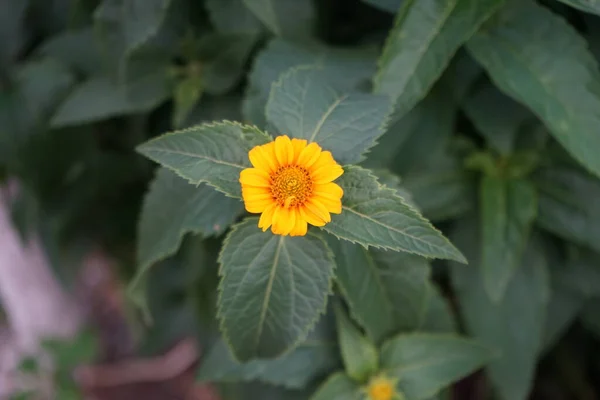
#> input picture Photos/rose.jpg, 600 x 400 px
$ python 'SegmentatıonUsıngRGB.py'
#> lines starting #> are read from the running program, lines starting #| are printed output that depends on the picture; after the words box and inside, x2 and y2 are one past the last pixel; in counts of white or black regions, pixels touching at a corner belong together
#> further down, original_image is the input picture: shape (400, 600, 3); mean B, G, R 60.1, 79.5, 69
import cv2
import numpy as np
import matplotlib.pyplot as plt

def rgb_mean_segmentation(image, threshold):
    # Calculate mean RGB values for each region
#> called with threshold = 1.1
    mean_values = np.mean(image, axis=(0, 1))
#> mean_values = [60.09, 79.5, 69]

    # Create a binary mask based on the threshold
    mask = np.all(image > mean_values * threshold, axis=-1)
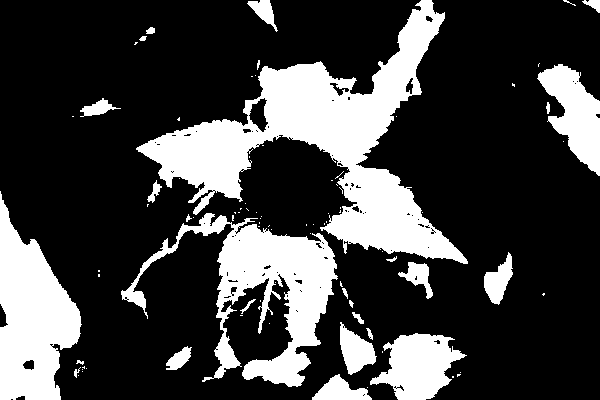
#> mask: shape (400, 600) bool; 25.4% white; 87 white regions (60 under 20 px), largest, box (x1, y1, x2, y2) and area: (136, 0, 468, 264) 25744, (121, 213, 338, 387) 12227, (0, 191, 82, 400) 10131

    # Apply the mask to the original image
    segmented_image = np.zeros_like(image)
    segmented_image[mask] = image[mask]
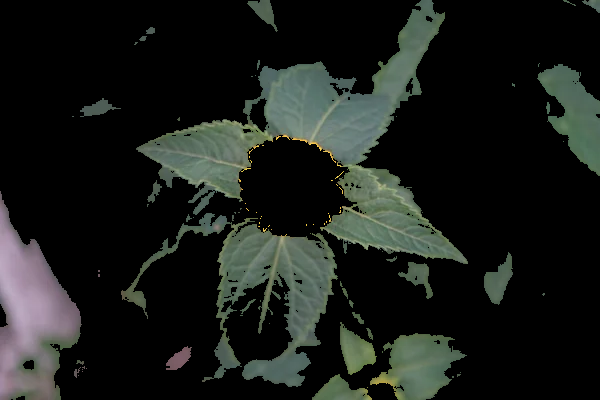
#> segmented_image: shape (400, 600, 3); mean B, G, R 25.9, 29.4, 25.9

    return segmented_image


image_path = 'Photos/rose.jpg'
original_image = cv2.imread(image_path, cv2.IMREAD_COLOR)
plt.imshow(cv2.cvtColor(original_image, cv2.COLOR_BGR2RGB))
plt.title('Original Image')
plt.show()
threshold = 1.1 # You can adjust this value to control the segmentation
segmented_image = rgb_mean_segmentation(original_image, threshold)

# Display the segmented image
plt.imshow(cv2.cvtColor(segmented_image, cv2.COLOR_BGR2RGB))
plt.title(f'Segmented Image (Threshold: {threshold})')
plt.show()

$ run again, with Photos/tree.jpg copied over Photos/rose.jpg
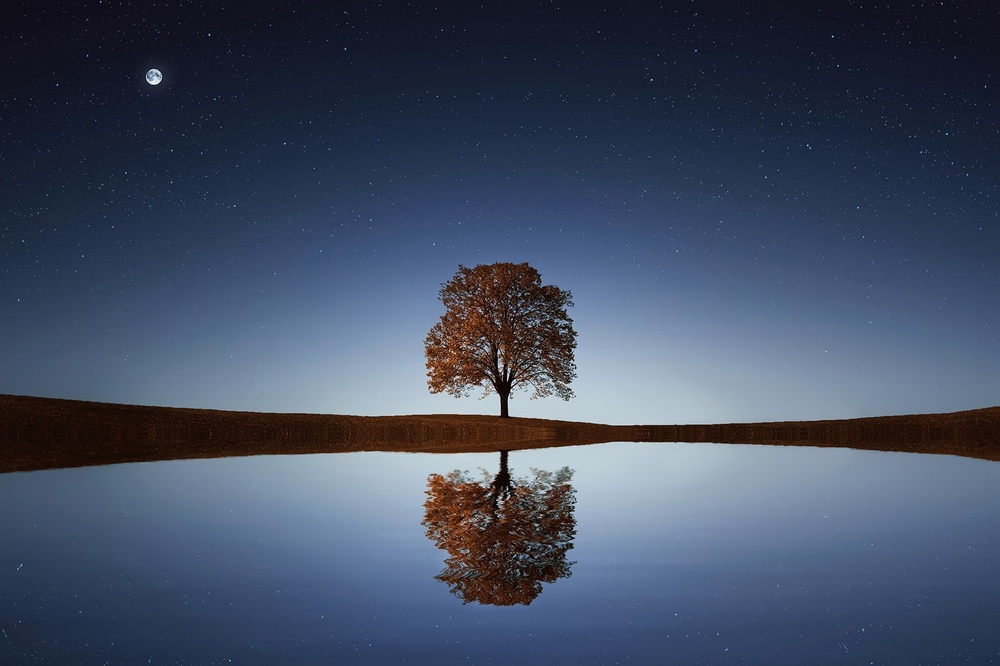
#> input picture Photos/tree.jpg, 1000 x 666 px, shrunk from 1920 x 1278 before the run
#> original_image is the input picture: shape (666, 1000, 3); mean B, G, R 98.4, 76.5, 65.3
#> mean_values = [98.45, 76.54, 65.26]
#> in rgb_mean_segmentation, `mask = np.all(image > mean_values * threshold, axis=-1)`:
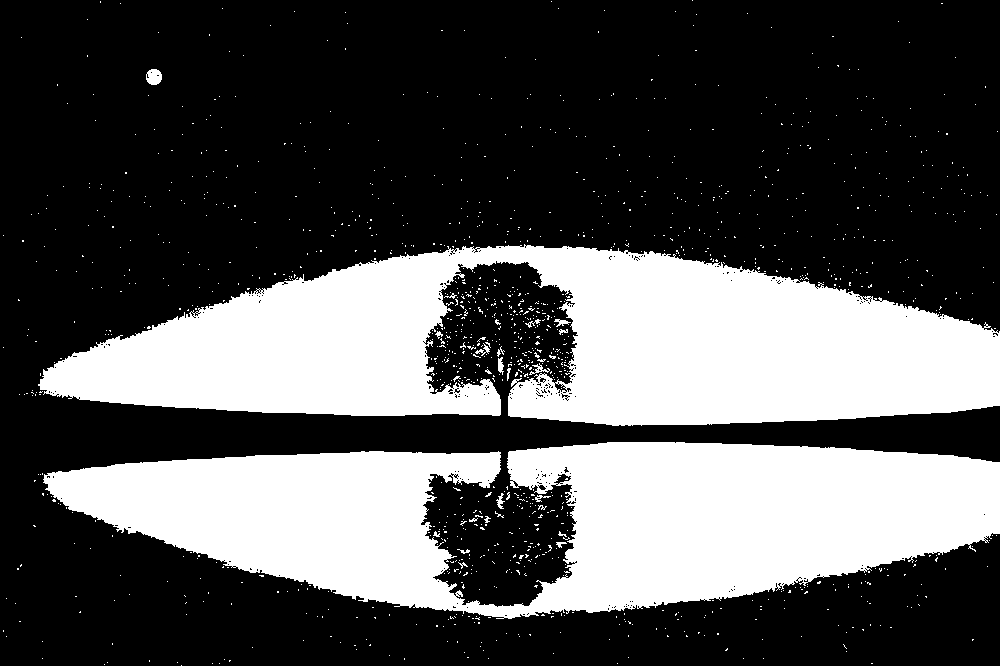
#> mask: shape (666, 1000) bool; 32.7% white; 1276 white regions (1253 under 20 px), largest, box (x1, y1, x2, y2) and area: (38, 244, 1000, 426) 109036, (43, 442, 1000, 619) 104767, (146, 69, 162, 85) 200
#> in rgb_mean_segmentation, `segmented_image[mask] = image[mask]`:
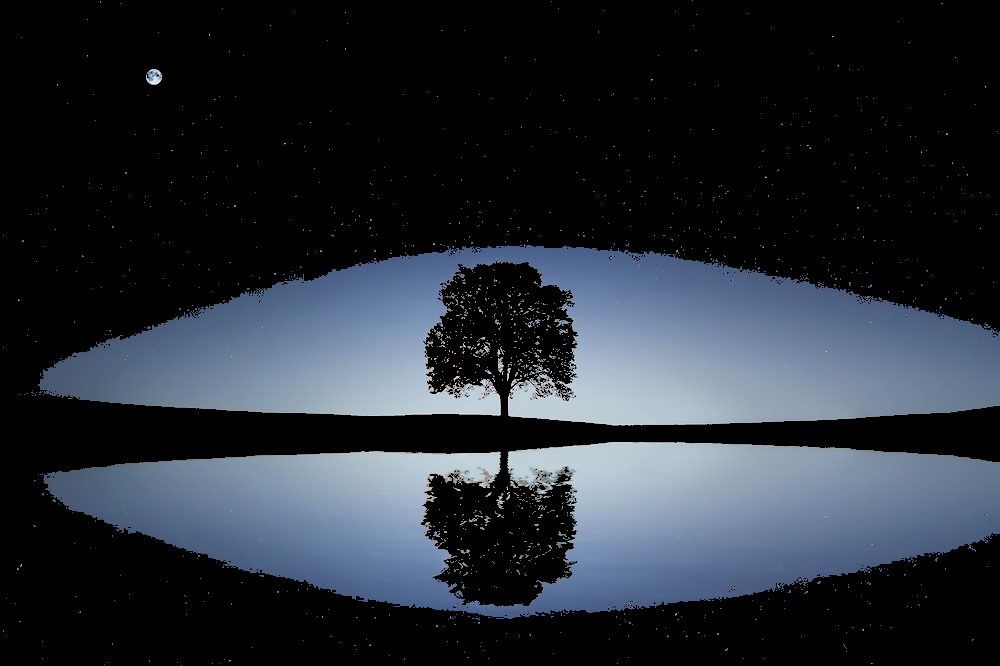
#> segmented_image: shape (666, 1000, 3); mean B, G, R 52.9, 44.5, 38.2
